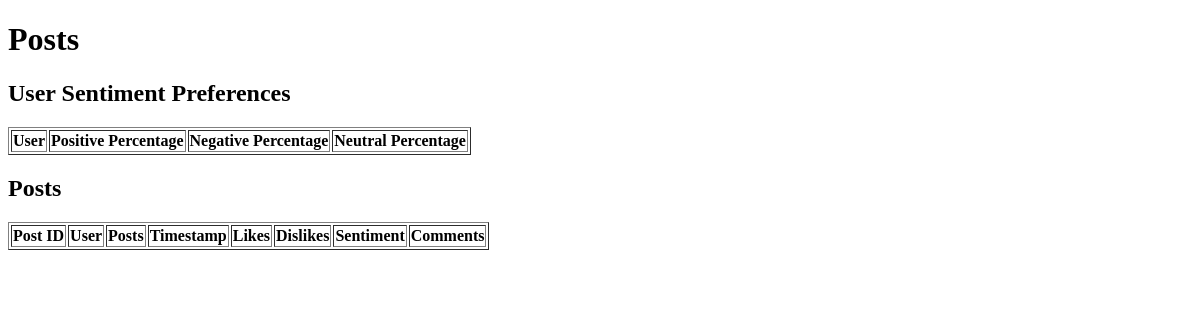
Page /posts/raw-sql-query/ on the earlier database version.
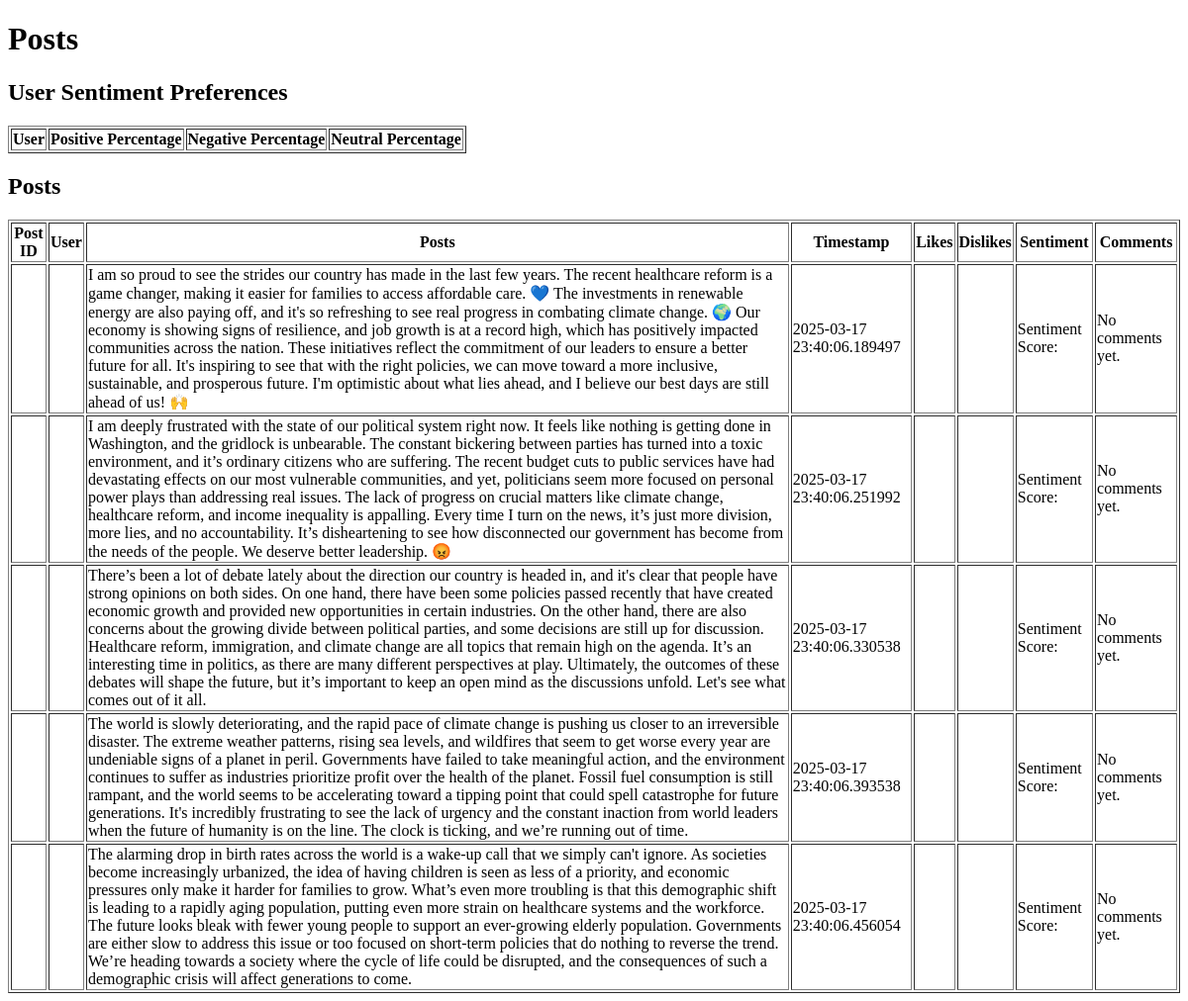
Same page on the later database version.
### posts/models.py (models this page shows, shortened)
class Post(models.Model):
    user = models.ForeignKey('accounts.CustomUser', on_delete=models.CASCADE, related_name='posts')
    content = models.TextField()
    created_at = models.DateTimeField(auto_now_add=True)
    uuid = models.CharField(max_length=255, unique=True, default=uuid.uuid4, editable=False)
    liked_by = models.ManyToManyField('accounts.CustomUser', related_name='liked_posts', blank=True)
    disliked_by = models.ManyToManyField('accounts.CustomUser', related_name='disliked_posts', blank=True)
    sentiment_label = models.CharField(max_length=10, null=True, blank=True)
    sentiment_score = models.FloatField(null=True, blank=True)
    positive_percentage = models.FloatField(default=0.0)
    negative_percentage = models.FloatField(default=0.0)
    neutral_percentage = models.FloatField(default=0.0)
    class Meta:
        ordering = ['-created_at']  # Order posts by the most recent initially

### posts/views.py (the view)
# urls.py: path('raw-sql-query/', views.raw_sql_query, name='raw_sql_query'),
def raw_sql_query(request):
    db_path = settings.BASE_DIR / "db.sqlite3"  # Use BASE_DIR to refer to the DB file
    conn = sqlite3.connect(db_path)
    query = """
    SELECT p.id AS post_id, u.username, p.content, p.created_at
    FROM posts_post p
    JOIN accounts_customuser u ON p.user_id = u.id
    """
    df = pd.read_sql_query(query, conn)
    posts = df.to_dict(orient='records')
    conn.close()
    return render(request, 'posts/posts_list.html', {'posts': posts})

### posts/templates/posts/posts_list.html (shortened to what this page needs)
<!DOCTYPE html>
<html lang="en">
<head>
</head>
<body>
    <h1>Posts</h1>
    <h2>User Sentiment Preferences</h2>
    <table border="1">
        <thead>
            <tr>
                <th>User</th>
                <th>Positive Percentage</th>
                <th>Negative Percentage</th>
                <th>Neutral Percentage</th>
            </tr>
        </thead>
    </table>
    <h2>Posts</h2>
    <table border="1">
        <thead>
            <tr>
                <th>Post ID</th>
                <th>User</th>
                <th>Posts</th>
                <th>Timestamp</th>
                <th>Likes</th>
                <th>Dislikes</th>
                <th>Sentiment</th>
                <th>Comments</th>
            </tr>
        </thead>
        <tbody>
            {% for post in posts %}
            <tr>
                <td>{{ post.id }}</td>
                <td>{{ post.user }}</td>
                <td>{{ post.content }}</td>
                <td>{{ post.created_at }}</td>
                <td>{{ post.likes }}</td>
                <td>{{ post.dislikes }}</td>
                <td>Sentiment Score: {{ post.sentiments}}</td>
                <td>
                    {% if post.comments %}
                        <ul>
                            {% for comment in post.comments %}
                            <li>
                                <strong>{{ comment.user }}:</strong> {{ comment.content }}
                                <br><em>Created at: {{ comment.created_at }}</em>
                            </li>
                            {% endfor %}
                        </ul>
                    {% else %}
                        No comments yet.
                    {% endif %}
                </td>
            </tr>
            {% endfor %}
        </tbody>
    </table>
</body>
</html>

Differences in the rows shown:
added Post: content "I am so proud to see the strides our country has made in the last few years. The recent healthcare reform is a game changer, making it easier for families to access affordable care. 💙 The investments in renewable energy are also paying off, and it's so refreshing to see real progress in combating climate change. 🌍 Our economy is showing signs of resilience, and job growth is at a record high, which has positively impacted communities across the nation. These initiatives reflect the commitment of our leaders to ensure a better future for all. It's inspiring to see that with the right policies, we can move toward a more inclusive, sustainable, and prosperous future. I'm optimistic about what…", created_at "2025-03-17 23:40:06.189497"
added Post: content "I am deeply frustrated with the state of our political system right now. It feels like nothing is getting done in Washington, and the gridlock is unbearable. The constant bickering between parties has turned into a toxic environment, and it’s ordinary citizens who are suffering. The recent budget cuts to public services have had devastating effects on our most vulnerable communities, and yet, politicians seem more focused on personal power plays than addressing real issues. The lack of progress on crucial matters like climate change, healthcare reform, and income inequality is appalling. Every time I turn on the news, it’s just more division, more lies, and no accountability. It’s…", created_at "2025-03-17 23:40:06.251992"
added Post: content "There’s been a lot of debate lately about the direction our country is headed in, and it's clear that people have strong opinions on both sides. On one hand, there have been some policies passed recently that have created economic growth and provided new opportunities in certain industries. On the other hand, there are also concerns about the growing divide between political parties, and some decisions are still up for discussion. Healthcare reform, immigration, and climate change are all topics that remain high on the agenda. It’s an interesting time in politics, as there are many different perspectives at play. Ultimately, the outcomes of these debates will shape the future, but it’s…", created_at "2025-03-17 23:40:06.330538"
added Post: content "The world is slowly deteriorating, and the rapid pace of climate change is pushing us closer to an irreversible disaster. The extreme weather patterns, rising sea levels, and wildfires that seem to get worse every year are undeniable signs of a planet in peril. Governments have failed to take meaningful action, and the environment continues to suffer as industries prioritize profit over the health of the planet. Fossil fuel consumption is still rampant, and the world seems to be accelerating toward a tipping point that could spell catastrophe for future generations. It's incredibly frustrating to see the lack of urgency and the constant inaction from world leaders when the future of…", created_at "2025-03-17 23:40:06.393538"
added Post: content "The alarming drop in birth rates across the world is a wake-up call that we simply can't ignore. As societies become increasingly urbanized, the idea of having children is seen as less of a priority, and economic pressures only make it harder for families to grow. What’s even more troubling is that this demographic shift is leading to a rapidly aging population, putting even more strain on healthcare systems and the workforce. The future looks bleak with fewer young people to support an ever-growing elderly population. Governments are either slow to address this issue or too focused on short-term policies that do nothing to reverse the trend. We’re heading towards a society where the cycle…", created_at "2025-03-17 23:40:06.456054"
